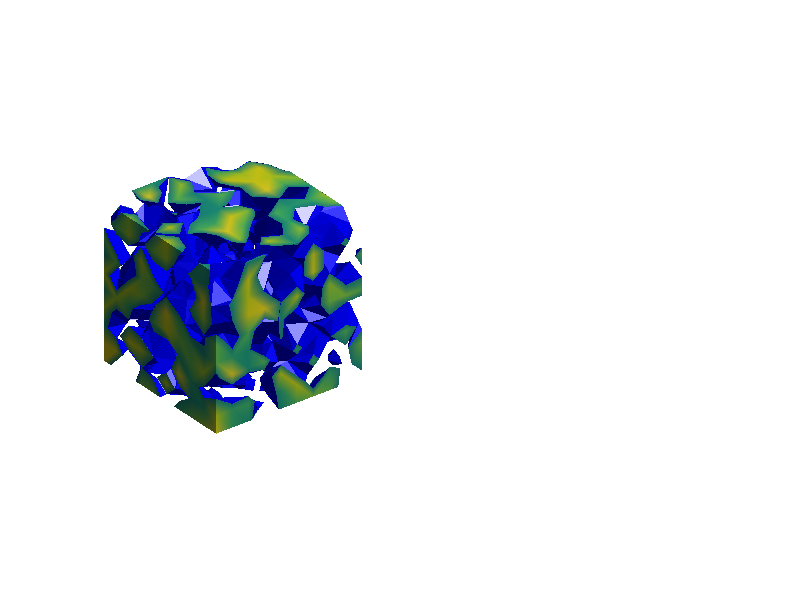

Write the MATLAB code that produced this figure. (Note: this script raises an error after producing the figure.)
% MATLAB Script: RandomData.m

data = rand(10,10,10);           % random data
datas = smooth3(data,'box',3);   % smoothed data

subplot(1,2,1) % random data
p = patch(isosurface(data,0.5),...
    'FaceColor','Blue','EdgeColor','none');
patch(isocaps(data,0.5),...
    'FaceColor','interp','EdgeColor','none');
isonormals(data,p)
view(3); axis vis3d tight off
camlight; lighting phong
title({'Figure 26.33a:' 'Random Data'})

subplot(1,2,2)  % smoothed random data
p = patch(isosurface(datas,0.5),...
    'FaceColor','Blue','EdgeColor','none');
patch(isocaps(datas,0.5),...
    'FaceColor','interp','EdgeColor','none');
isonormals(datas,p)
view(3); axis vis3d tight off
camlight; lighting phong
title({'Figure 26.33b:' 'Smoothed Data'})